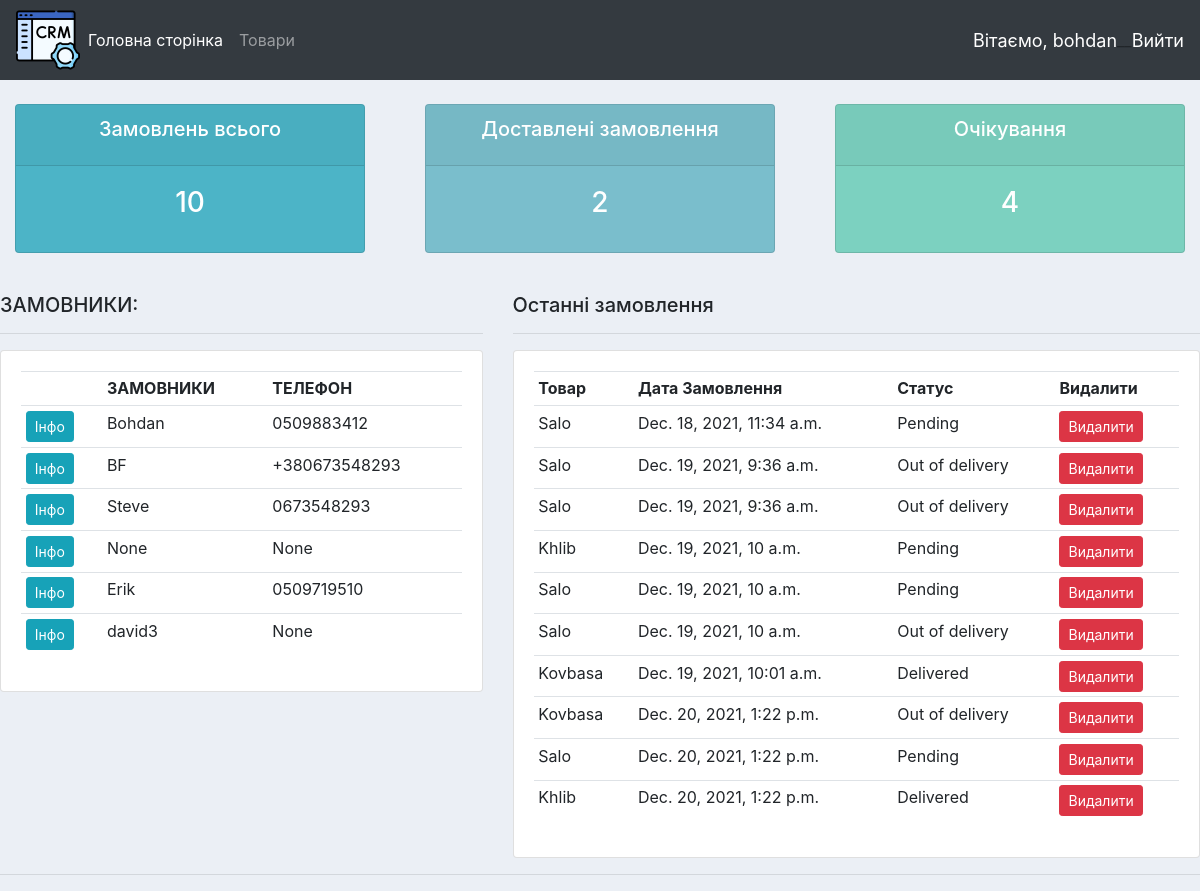
The app's page / (signed in) with its own data.
### accounts/models.py (models this page shows, shortened)
class Customer(models.Model):
    user = models.OneToOneField(User, null=True, blank=True, on_delete=models.CASCADE)
    name = models.CharField(max_length=200, null=True)
    phone = models.CharField(max_length=200, null=True)
    email = models.CharField(max_length=200, null=True)
    profile_pic = models.ImageField(default="steve.jpg", null=True, blank=True)
    date = models.DateTimeField(auto_now_add=True)

class Order(models.Model):
    STATUS = (
            ('Pending', 'Pending'),
            ('Out of delivery', 'Out of delivery'),
            ('Delivered', 'Delivered'),
            )
    customer = models.ForeignKey(Customer, null=True, on_delete=models.SET_NULL)
    product = models.ForeignKey(Product, null=True, on_delete=models.SET_NULL)
    date_created = models.DateTimeField(auto_now_add=True)
    status = models.CharField(max_length=200, null=True, choices=STATUS)
    tags = models.ManyToManyField(Tag)
    note = models.CharField(max_length=200, null=True)

class Product(models.Model):
    CATEGORY = (
            ('Indoor', 'Indoor'),
            ('Outdoor', 'Outdoor'),
            )
    name = models.CharField(max_length=200, null=True)
    price = models.FloatField(null=True)
    category = models.CharField(max_length=200, null=True, choices=CATEGORY)
    description = models.CharField(max_length=200, null=True, blank=True)
    date_created = models.DateTimeField(auto_now_add=True)
    tags = models.ManyToManyField(Tag)
    def __str__(self):
        return self.name

### accounts/decorators.py (the view)
	def wrapper_function(request, *args, **kwargs):
		group = None
		if request.user.groups.exists():
			group = request.user.groups.all()[0].name
		if group == 'customer':
			return redirect('user-page')
		if group == 'admin':
			return view_func(request, *args, **kwargs)

### accounts/views.py (called while the page is built)
@login_required(login_url='login')
@admin_only
def home(request):
    orders = Order.objects.all()
    customers = Customer.objects.all()
    total_customers = customers.count()
    total_orders = orders.count()
    delivered = orders.filter(status='Delivered').count()
    pending = orders.filter(status='Pending').count()
    context = {'orders': orders, 'customers':customers, 'total_orders':total_orders,
    'delivered':delivered, 'pending':pending}
    return render(request, 'accounts/dashboard.html', context)

### accounts/templates/accounts/dashboard.html
{% extends 'accounts/main.html' %}
{% block content %}
{% include 'accounts/status.html' %}
<br>
<div class="row">
	<div class="col-md-5">
		<h5>ЗАМОВНИКИ:</h5>
		<hr>
		<div class="card card-body">
			<table class="table table-sm">
				<tr>
					<th></th>
					<th>ЗАМОВНИКИ</th>
					<th>ТЕЛЕФОН</th>
				</tr>
				{% for customer in customers %}
					<tr>
							<td><a class="btn btn-sm btn-info" href="{% url 'customers' customer.id %}">Інфо</a></td>
							<td>{{customer.name}}</td>
							<td>{{customer.phone}}</td>
					</tr>
				{% endfor %}
			</table>
		</div>
	</div>
	<div class="col-md-7">
		<h5>Останні замовлення</h5>
		<hr>
		<div class="card card-body">
			<table class="table table-sm">
				<tr>
					<th>Товар</th>
					<th>Дата Замовлення</th>
					<th>Статус</th>
					<th>Видалити</th>
				</tr>
				{% for order in orders %}
					<tr>
							<td>{{order.product}}</td>
							<td>{{order.date_created}}</td>
							<td>{{order.status}}</td>
							<td><a class="btn btn-sm btn-danger" href="{% url 'delete_order' order.id %}">Видалити</td>
					</tr>
				{% endfor %}
			</table>
		</div>
	</div>
</div>
{% endblock content %}

### accounts/templates/accounts/main.html (shortened to what this page needs)
{% load static %}
<!DOCTYPE html>
<html lang="en" dir="ltr">
  <head>
    <link rel="stylesheet" href="https://stackpath.bootstrapcdn.com/bootstrap/4.3.1/css/bootstrap.min.css"
>
    <link rel="stylesheet" href="{% static '/css/main.css' %}">
  </head>
  <body>
    {% include 'accounts/navbar.html' %}
    {% block content %}
    {% endblock %}
    <hr>
  </body>
</html>

### accounts/templates/accounts/navbar.html (shortened to what this page needs)
{% load static %}
<nav class="navbar navbar-expand-lg navbar-dark bg-dark">
  <img src="{% static 'images/crm.png' %}" alt="">
  <div class="collapse navbar-collapse" id="navbarNav" >
    <ul class="navbar-nav">
      {% if request.user.is_staff %}
      <li class="nav-item active">
        <a class="nav-link" href="{% url 'home' %}">Головна сторінка</a>
      </li>
      <li class="nav-item">
        <a class="nav-link" href="{% url 'products' %}">Товари</a>
      </li>
      {% else %}
      <li class="nav-item">
        <a class="nav-link" href="{% url 'account' %}">Налаштування</a>
      </li>
      {% endif %}
    </ul>
  </div>
  <span class="hello-msg">Вітаємо,      {{ request.user }}</span>
  __
  <span ><a  class="hello-msg" href="{% url 'logout' %}">Вийти</a></span>
</nav>

### accounts/templates/accounts/status.html
<br>
<div class="row">
	<div class="col">
		<div class="col-md">
			<div class="card text-center text-white  mb-3" id="total-orders">
			  	<div class="card-header">
			  		<h5 class="card-title">Замовлень всього</h5>
			  	</div>
			  	<div class="card-body">
			    	<h3 class="card-title">{{total_orders}}</h3>
			  	</div>
			</div>
		</div>
	</div>
	<div class="col">
		<div class="col-md">
			<div class="card text-center text-white  mb-3" id="orders-delivered">
			  	<div class="card-header">
			  		<h5 class="card-title">Доставлені замовлення</h5>
			  	</div>
			  	<div class="card-body">
			    	<h3 class="card-title">{{delivered}}</h3>
			  	</div>
			</div>
		</div>
	</div>
	<div class="col">
		<div class="col-md">
			<div class="card text-center text-white  mb-3" id="orders-pending">
			  	<div class="card-header">
			  		<h5 class="card-title">Очікування</h5>
			  	</div>
			  	<div class="card-body">
			    	<h3 class="card-title">{{pending}}</h3>
			  	</div>
			</div>
		</div>
	</div>
</div>

### static/css/main.css (style rules this page uses)
body { background-color: #ebeff5; }
#total-orders { background-color: #4cb4c7; }
#orders-delivered { background-color: #7abecc; }
#orders-pending { background-color: #7CD1C0; }

### accounts/templates/accounts/navbar.html (style rules this page uses)
.hello-msg { font-size: 18px; color: #fff; margen-right: 20px; }

### records on screen
Customer: name "Bohdan", phone "0509883412"
Customer: name "BF", phone "+380673548293"
Customer: name "Steve", phone "0673548293"
Customer: name "None", phone "None"
Customer: name "Erik", phone "0509719510"
Customer: name "david3", phone "None"
Order: product "Salo", date_created "Dec. 18, 2021, 11:34 a.m.", status "Pending"
Order: product "Salo", date_created "Dec. 19, 2021, 9:36 a.m.", status "Out of delivery"
Order: product "Salo", date_created "Dec. 19, 2021, 9:36 a.m.", status "Out of delivery"
Order: product "Khlib", date_created "Dec. 19, 2021, 10 a.m.", status "Pending"
Order: product "Salo", date_created "Dec. 19, 2021, 10 a.m.", status "Pending"
Order: product "Salo", date_created "Dec. 19, 2021, 10 a.m.", status "Out of delivery"
Order: product "Kovbasa", date_created "Dec. 19, 2021, 10:01 a.m.", status "Delivered"
Order: product "Kovbasa", date_created "Dec. 20, 2021, 1:22 p.m.", status "Out of delivery"
Order: product "Salo", date_created "Dec. 20, 2021, 1:22 p.m.", status "Pending"
Order: product "Khlib", date_created "Dec. 20, 2021, 1:22 p.m.", status "Delivered"

### other values on screen
{{ request.user }} "bohdan"
{{ total_orders }} "10"
{{ delivered }} "2"
{{ pending }} "4"
